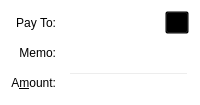
  <widget class="QFrame" name="SendCoins_UnauthenticatedPaymentRequest">
   <property name="palette">
    <palette>
     <active>
      <colorrole role="WindowText">
       <brush brushstyle="SolidPattern">
        <color alpha="255">
         <red>0</red>
         <green>0</green>
         <blue>0</blue>
        </color>
       </brush>
      </colorrole>
      <colorrole role="Button">
       <brush brushstyle="SolidPattern">
        <color alpha="0">
         <red>0</red>
         <green>0</green>
         <blue>0</blue>
        </color>
       </brush>
      </colorrole>
      <colorrole role="Light">
       <brush brushstyle="SolidPattern">
        <color alpha="255">
         <red>255</red>
         <green>255</green>
         <blue>255</blue>
        </color>
       </brush>
      </colorrole>
      <colorrole role="Midlight">
       <brush brushstyle="SolidPattern">
        <color alpha="255">
         <red>255</red>
         <green>255</green>
         <blue>191</blue>
        </color>
       </brush>
      </colorrole>
      <colorrole role="Dark">
       <brush brushstyle="SolidPattern">
        <color alpha="255">
         <red>127</red>
         <green>127</green>
         <blue>63</blue>
        </color>
       </brush>
      </colorrole>
      <colorrole role="Mid">
       <brush brushstyle="SolidPattern">
        <color alpha="255">
         <red>170</red>
         <green>170</green>
         <blue>84</blue>
        </color>
       </brush>
      </colorrole>
      <colorrole role="Text">
       <brush brushstyle="SolidPattern">
        <color alpha="255">
         <red>0</red>
         <green>0</green>
         <blue>0</blue>
        </color>
       </brush>
      </colorrole>
      <colorrole role="BrightText">
       <brush brushstyle="SolidPattern">
        <color alpha="255">
         <red>255</red>
         <green>255</green>
         <blue>255</blue>
        </color>
       </brush>
      </colorrole>
      <colorrole role="ButtonText">
       <brush brushstyle="SolidPattern">
        <color alpha="255">
         <red>0</red>
         <green>0</green>
         <blue>0</blue>
        </color>
       </brush>
      </colorrole>
      <colorrole role="Base">
       <brush brushstyle="SolidPattern">
        <color alpha="0">
         <red>0</red>
         <green>0</green>
         <blue>0</blue>
        </color>
       </brush>
      </colorrole>
      <colorrole role="Window">
       <brush brushstyle="SolidPattern">
        <color alpha="0">
         <red>0</red>
         <green>0</green>
         <blue>0</blue>
        </color>
       </brush>
      </colorrole>
      <colorrole role="Shadow">
       <brush brushstyle="SolidPattern">
        <color alpha="255">
         <red>0</red>
         <green>0</green>
         <blue>0</blue>
        </color>
       </brush>
      </colorrole>
      <colorrole role="AlternateBase">
       <brush brushstyle="SolidPattern">
        <color alpha="255">
         <red>255</red>
         <green>255</green>
         <blue>191</blue>
        </color>
       </brush>
      </colorrole>
      <colorrole role="ToolTipBase">
       <brush brushstyle="SolidPattern">
        <color alpha="255">
         <red>255</red>
         <green>255</green>
         <blue>220</blue>
        </color>
       </brush>
      </colorrole>
      <colorrole role="ToolTipText">
       <brush brushstyle="SolidPattern">
        <color alpha="255">
         <red>0</red>
         <green>0</green>
         <blue>0</blue>
        </color>
       </brush>
      </colorrole>
     </active>
     <inactive>
      <colorrole role="WindowText">
       <brush brushstyle="SolidPattern">
        <color alpha="255">
         <red>0</red>
         <green>0</green>
         <blue>0</blue>
        </color>
       </brush>
      </colorrole>
      <colorrole role="Button">
       <brush brushstyle="SolidPattern">
        <color alpha="0">
         <red>0</red>
         <green>0</green>
         <blue>0</blue>
        </color>
       </brush>
      </colorrole>
      <colorrole role="Light">
       <brush brushstyle="SolidPattern">
        <color alpha="255">
         <red>255</red>
         <green>255</green>
         <blue>255</blue>
        </color>
       </brush>
      </colorrole>
      <colorrole role="Midlight">
       <brush brushstyle="SolidPattern">
        <color alpha="255">
         <red>255</red>
         <green>255</green>
         <blue>191</blue>
        </color>
       </brush>
      </colorrole>
      <colorrole role="Dark">
       <brush brushstyle="SolidPattern">
        <color alpha="255">
         <red>127</red>
         <green>127</green>
         <blue>63</blue>
        </color>
       </brush>
      </colorrole>
      <colorrole role="Mid">
       <brush brushstyle="SolidPattern">
        <color alpha="255">
         <red>170</red>
         <green>170</green>
         <blue>84</blue>
        </color>
       </brush>
      </colorrole>
      <colorrole role="Text">
       <brush brushstyle="SolidPattern">
        <color alpha="255">
         <red>0</red>
         <green>0</green>
         <blue>0</blue>
        </color>
       </brush>
      </colorrole>
      <colorrole role="BrightText">
       <brush brushstyle="SolidPattern">
        <color alpha="255">
         <red>255</red>
         <green>255</green>
         <blue>255</blue>
        </color>
       </brush>
      </colorrole>
      <colorrole role="ButtonText">
       <brush brushstyle="SolidPattern">
        <color alpha="255">
         <red>0</red>
         <green>0</green>
         <blue>0</blue>
        </color>
       </brush>
      </colorrole>
      <colorrole role="Base">
       <brush brushstyle="SolidPattern">
        <color alpha="0">
         <red>0</red>
         <green>0</green>
         <blue>0</blue>
        </color>
       </brush>
      </colorrole>
      <colorrole role="Window">
       <brush brushstyle="SolidPattern">
        <color alpha="0">
         <red>0</red>
         <green>0</green>
         <blue>0</blue>
        </color>
       </brush>
      </colorrole>
      <colorrole role="Shadow">
       <brush brushstyle="SolidPattern">
        <color alpha="255">
         <red>0</red>
         <green>0</green>
         <blue>0</blue>
        </color>
       </brush>
      </colorrole>
      <colorrole role="AlternateBase">
       <brush brushstyle="SolidPattern">
        <color alpha="255">
         <red>255</red>
         <green>255</green>
         <blue>191</blue>
        </color>
       </brush>
      </colorrole>
      <colorrole role="ToolTipBase">
       <brush brushstyle="SolidPattern">
        <color alpha="255">
         <red>255</red>
         <green>255</green>
         <blue>220</blue>
        </color>
       </brush>
      </colorrole>
      <colorrole role="ToolTipText">
       <brush brushstyle="SolidPattern">
        <color alpha="255">
         <red>0</red>
         <green>0</green>
         <blue>0</blue>
        </color>
       </brush>
      </colorrole>
     </inactive>
     <disabled>
      <colorrole role="WindowText">
       <brush brushstyle="SolidPattern">
        <color alpha="255">
         <red>127</red>
         <green>127</green>
         <blue>63</blue>
        </color>
       </brush>
      </colorrole>
      <colorrole role="Button">
       <brush brushstyle="SolidPattern">
        <color alpha="0">
         <red>0</red>
         <green>0</green>
         <blue>0</blue>
        </color>
       </brush>
      </colorrole>
      <colorrole role="Light">
       <brush brushstyle="SolidPattern">
        <color alpha="255">
         <red>255</red>
         <green>255</green>
         <blue>255</blue>
        </color>
       </brush>
      </colorrole>
      <colorrole role="Midlight">
       <brush brushstyle="SolidPattern">
        <color alpha="255">
         <red>255</red>
         <green>255</green>
         <blue>191</blue>
        </color>
       </brush>
      </colorrole>
      <colorrole role="Dark">
       <brush brushstyle="SolidPattern">
        <color alpha="255">
         <red>127</red>
         <green>127</green>
         <blue>63</blue>
        </color>
       </brush>
      </colorrole>
      <colorrole role="Mid">
       <brush brushstyle="SolidPattern">
        <color alpha="255">
         <red>170</red>
         <green>170</green>
         <blue>84</blue>
        </color>
       </brush>
      </colorrole>
      <colorrole role="Text">
       <brush brushstyle="SolidPattern">
        <color alpha="255">
         <red>127</red>
         <green>127</green>
         <blue>63</blue>
        </color>
       </brush>
      </colorrole>
      <colorrole role="BrightText">
       <brush brushstyle="SolidPattern">
        <color alpha="255">
         <red>255</red>
         <green>255</green>
         <blue>255</blue>
        </color>
       </brush>
      </colorrole>
      <colorrole role="ButtonText">
       <brush brushstyle="SolidPattern">
        <color alpha="255">
         <red>127</red>
         <green>127</green>
         <blue>63</blue>
        </color>
       </brush>
      </colorrole>
      <colorrole role="Base">
       <brush brushstyle="SolidPattern">
        <color alpha="0">
         <red>0</red>
         <green>0</green>
         <blue>0</blue>
        </color>
       </brush>
      </colorrole>
      <colorrole role="Window">
       <brush brushstyle="SolidPattern">
        <color alpha="0">
         <red>0</red>
         <green>0</green>
         <blue>0</blue>
        </color>
       </brush>
      </colorrole>
      <colorrole role="Shadow">
       <brush brushstyle="SolidPattern">
        <color alpha="255">
         <red>0</red>
         <green>0</green>
         <blue>0</blue>
        </color>
       </brush>
      </colorrole>
      <colorrole role="AlternateBase">
       <brush brushstyle="SolidPattern">
        <color alpha="255">
         <red>255</red>
         <green>255</green>
         <blue>127</blue>
        </color>
       </brush>
      </colorrole>
      <colorrole role="ToolTipBase">
       <brush brushstyle="SolidPattern">
        <color alpha="255">
         <red>255</red>
         <green>255</green>
         <blue>220</blue>
        </color>
       </brush>
      </colorrole>
      <colorrole role="ToolTipText">
       <brush brushstyle="SolidPattern">
        <color alpha="255">
         <red>0</red>
         <green>0</green>
         <blue>0</blue>
        </color>
       </brush>
      </colorrole>
     </disabled>
    </palette>
   </property>
   <property name="toolTip">
    <string>This is an unauthenticated payment request.</string>
   </property>
   <property name="autoFillBackground">
    <bool>false</bool>
   </property>
   <property name="frameShape">
    <enum>QFrame::NoFrame</enum>
   </property>
   <layout class="QGridLayout" name="gridLayout_is">
    <property name="spacing">
     <number>12</number>
    </property>
    <item row="0" column="0">
     <widget class="QLabel" name="payToLabel_is">
      <property name="text">
       <string>Pay To:</string>
      </property>
      <property name="alignment">
       <set>Qt::AlignRight|Qt::AlignTrailing|Qt::AlignVCenter</set>
      </property>
     </widget>
    </item>
    <item row="0" column="1">
     <layout class="QHBoxLayout" name="payToLayout_is">
      <property name="spacing">
       <number>0</number>
      </property>
      <item>
       <widget class="QLabel" name="payTo_is"/>
      </item>
      <item>
       <widget class="QToolButton" name="deleteButton_is">
        <property name="toolTip">
         <string>Remove this entry</string>
        </property>
        <property name="text">
         <string/>
        </property>
        <property name="icon">
         <iconset resource="../../../../../../Desktop/TINC 5 eylül/TINC/src/qt/bitcoin.qrc">
          <normaloff>:/icons/remove</normaloff>:/icons/remove</iconset>
        </property>
       </widget>
      </item>
     </layout>
    </item>
    <item row="1" column="0">
     <widget class="QLabel" name="memoLabel_is">
      <property name="text">
       <string>Memo:</string>
      </property>
      <property name="alignment">
       <set>Qt::AlignRight|Qt::AlignTrailing|Qt::AlignVCenter</set>
      </property>
     </widget>
    </item>
    <item row="1" column="1">
     <widget class="QLabel" name="memoTextLabel_is">
      <property name="textFormat">
       <enum>Qt::PlainText</enum>
      </property>
     </widget>
    </item>
    <item row="2" column="0">
     <widget class="QLabel" name="amountLabel_is">
      <property name="text">
       <string>A&amp;mount:</string>
      </property>
      <property name="alignment">
       <set>Qt::AlignRight|Qt::AlignTrailing|Qt::AlignVCenter</set>
      </property>
      <property name="buddy">
       <cstring>payAmount_is</cstring>
      </property>
     </widget>
    </item>
    <item row="2" column="1">
     <widget class="BitcoinAmountField" name="payAmount_is">
      <property name="acceptDrops">
       <bool>false</bool>
      </property>
     </widget>
    </item>
   </layout>
  </widget>
